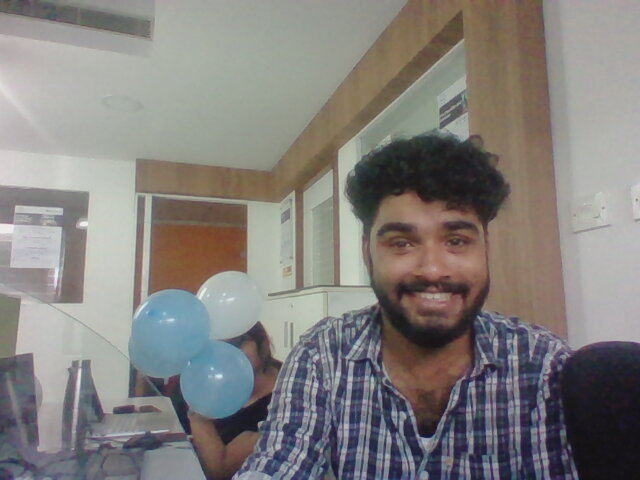
#> input picture FACE_REC/2023-08-21-104257.jpg, 640 x 480 px, found by its file name
$ python face_recognition.py
#> lines starting #> are read from the running program, lines starting #| are printed output that depends on the picture
import cv2
import numpy as np
import os

# Load the input image
input_image = cv2.imread('FACE_REC/2023-08-21-104257.jpg', cv2.IMREAD_GRAYSCALE)
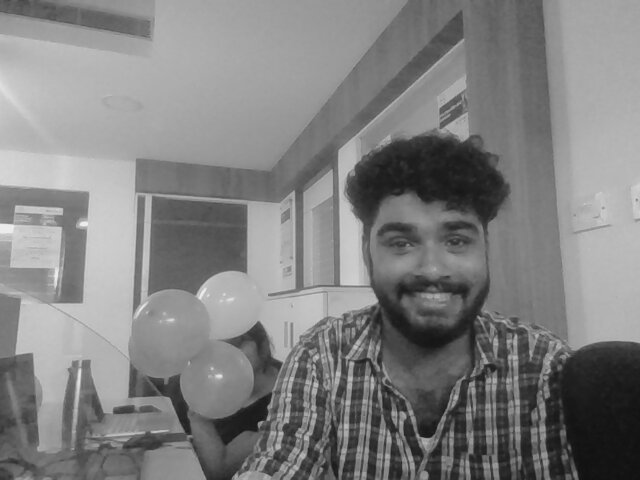
#> input_image: shape (480, 640); min 14, max 242, mean 128.5

# Get a list of dataset image paths from the 'dataset' folder
dataset_folder = 'FACE_REC/dataset'
dataset_image_paths = [os.path.join(dataset_folder, filename) for filename in os.listdir(dataset_folder)]

# Initialize ORB detector and descriptor
orb = cv2.ORB_create()

# Find the keypoints and descriptors for the input image
keypoints_input, descriptors_input = orb.detectAndCompute(input_image, None)
#> keypoints_input = 500 keypoints; strongest (x, y, size): (258, 423, 31), (258, 424, 37.2), (374, 301, 44.6), (375, 301, 53.6)

# Create FLANN index with ORB descriptors
index_params = dict(algorithm=6,    # FLANN_INDEX_LSH
                    table_number=6,  # 6 hash tables
                    key_size=12,     # 12 bits for key
                    multi_probe_level=1)  # Multi-probe level 1

search_params = dict(checks=50)  # Number of checks for each query

flann = cv2.FlannBasedMatcher(index_params, search_params)

best_match_image = None
best_match_distance = float('inf')

# Iterate through the dataset images
for dataset_image_path in dataset_image_paths:
    dataset_image = cv2.imread(dataset_image_path, cv2.IMREAD_GRAYSCALE)
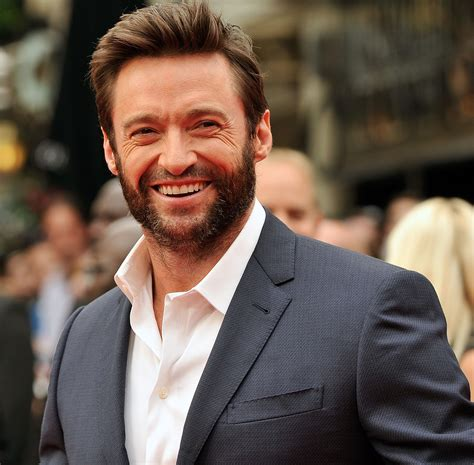
#> input picture FACE_REC/dataset/001_9adc92c2.jpg, 474 x 465 px, found by its file name
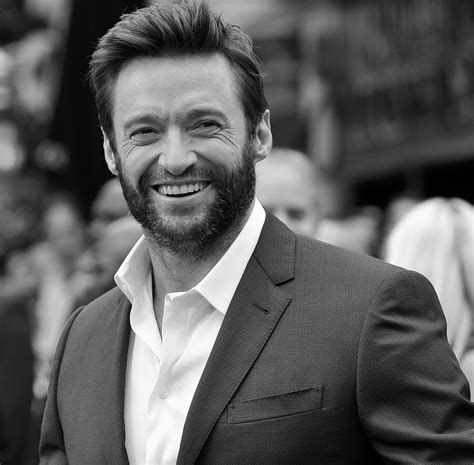
#> dataset_image: shape (465, 474); min 0, max 255, mean 93.4

    # Find the keypoints and descriptors for the dataset image
    keypoints_dataset, descriptors_dataset = orb.detectAndCompute(dataset_image, None)
#> keypoints_dataset = 500 keypoints; strongest (x, y, size): (267, 110, 31), (194, 190, 31), (168, 195, 31), (199, 190, 31)

    # Match descriptors using FLANN
    matches = flann.knnMatch(descriptors_input, descriptors_dataset, k=2)
#> matches = 500 matches

    # Apply ratio test to find good matches
    good_matches = []
    for match in matches:
        if len(match) == 2 and match[0].distance < 0.75 * match[1].distance:
            good_matches.append(match[0])
#> after the loop, good_matches = 12 matches

    # Calculate the distance of good matches
    if len(good_matches) > 0:
        distance = sum([match.distance for match in good_matches]) / len(good_matches)
#> distance = 55.25
    else:
        distance = float('inf')

    # Update best match if the current image is more similar
    if distance < best_match_distance:
        best_match_distance = distance
#> best_match_distance = 55.25
        best_match_image = dataset_image
#> pass 2 of the loop `for dataset_image_path in dataset_image_paths:`:
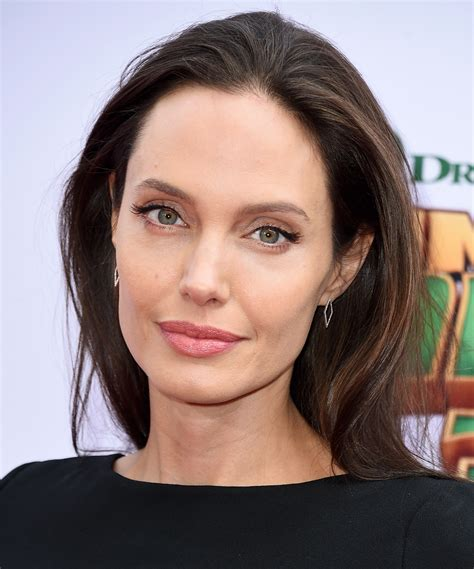
#> input picture FACE_REC/dataset/001_fe3347c0.jpg, 474 x 569 px, found by its file name
#> `dataset_image = cv2.imread(dataset_image_path, cv2.IMREAD_GRAYSCALE)`:
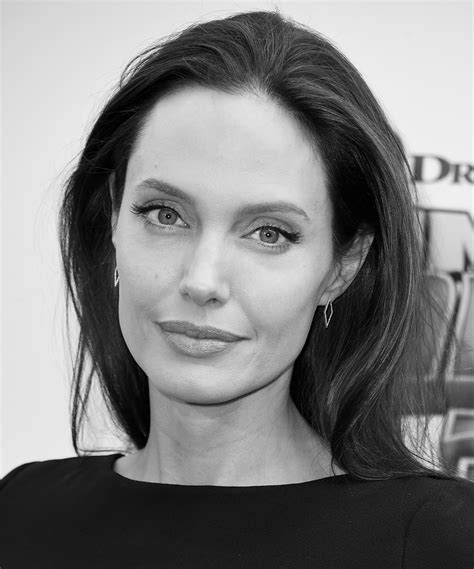
#> dataset_image: shape (569, 474); min 0, max 252, mean 127.3
#> keypoints_dataset = 500 keypoints; strongest (x, y, size): (75, 455, 31), (74, 455, 37.2), (71, 452, 64.3), (73, 455, 44.6)
#> after the loop `for match in matches:`: good_matches = 8 matches
#> distance = 51.62
#> pass 3 of the loop `for dataset_image_path in dataset_image_paths:`:
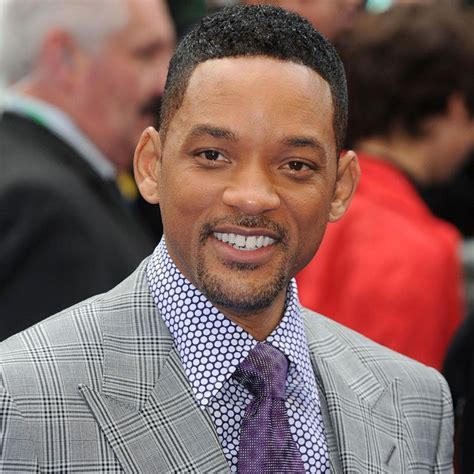
#> input picture FACE_REC/dataset/002_078f6fe5.jpg, 474 x 474 px, found by its file name
#> `dataset_image = cv2.imread(dataset_image_path, cv2.IMREAD_GRAYSCALE)`:
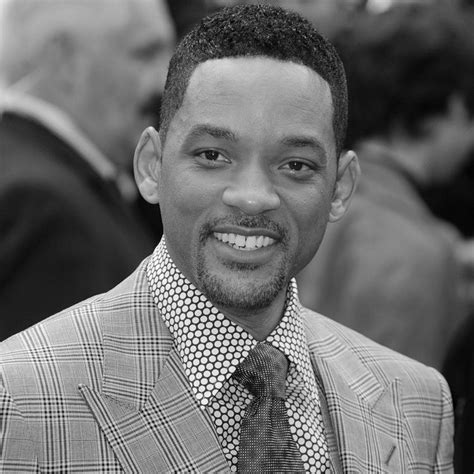
#> dataset_image: shape (474, 474); min 0, max 255, mean 108.4
#> keypoints_dataset = 500 keypoints; strongest (x, y, size): (228, 376, 31), (187, 299, 31), (223, 422, 31), (194, 307, 31)
#> after the loop `for match in matches:`: good_matches = 13 matches
#> distance = 66.77

# Display the best match image
cv2.imshow('Best Match Image', best_match_image)
cv2.waitKey(0)
cv2.destroyAllWindows()
